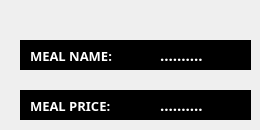
              <widget class="QWidget" name="page_14">
               <widget class="QLabel" name="label_89">
                <property name="geometry">
                 <rect>
                  <x>20</x>
                  <y>40</y>
                  <width>231</width>
                  <height>30</height>
                 </rect>
                </property>
                <property name="styleSheet">
                 <string notr="true">background-color:rgb(0,0,0)</string>
                </property>
                <property name="text">
                 <string/>
                </property>
               </widget>
               <widget class="QLabel" name="label_87">
                <property name="geometry">
                 <rect>
                  <x>20</x>
                  <y>90</y>
                  <width>231</width>
                  <height>30</height>
                 </rect>
                </property>
                <property name="styleSheet">
                 <string notr="true">background-color:rgb(0,0,0)</string>
                </property>
                <property name="text">
                 <string/>
                </property>
               </widget>
               <widget class="QLabel" name="label_65">
                <property name="geometry">
                 <rect>
                  <x>30</x>
                  <y>40</y>
                  <width>121</width>
                  <height>31</height>
                 </rect>
                </property>
                <property name="font">
                 <font>
                  <family>Mongolian Baiti</family>
                  <pointsize>10</pointsize>
                  <weight>75</weight>
                  <bold>true</bold>
                 </font>
                </property>
                <property name="styleSheet">
                 <string notr="true">background-color:none;
color:rgb(255, 255, 255)</string>
                </property>
                <property name="text">
                 <string>MEAL NAME:</string>
                </property>
               </widget>
               <widget class="QLabel" name="label_66">
                <property name="geometry">
                 <rect>
                  <x>30</x>
                  <y>90</y>
                  <width>121</width>
                  <height>31</height>
                 </rect>
                </property>
                <property name="font">
                 <font>
                  <family>Mongolian Baiti</family>
                  <pointsize>10</pointsize>
                  <weight>75</weight>
                  <bold>true</bold>
                 </font>
                </property>
                <property name="styleSheet">
                 <string notr="true">background-color:none;
color:rgb(255, 255, 255)</string>
                </property>
                <property name="text">
                 <string>MEAL PRICE:</string>
                </property>
               </widget>
               <widget class="QLabel" name="label_88">
                <property name="geometry">
                 <rect>
                  <x>160</x>
                  <y>40</y>
                  <width>80</width>
                  <height>30</height>
                 </rect>
                </property>
                <property name="font">
                 <font>
                  <family>Mongolian Baiti</family>
                  <pointsize>11</pointsize>
                  <weight>75</weight>
                  <bold>true</bold>
                 </font>
                </property>
                <property name="styleSheet">
                 <string notr="true">color:rgb(255,255,255);
background-color:rgb(0,0,0)</string>
                </property>
                <property name="text">
                 <string>..........</string>
                </property>
               </widget>
               <widget class="QLabel" name="label_90">
                <property name="geometry">
                 <rect>
                  <x>160</x>
                  <y>90</y>
                  <width>80</width>
                  <height>30</height>
                 </rect>
                </property>
                <property name="font">
                 <font>
                  <family>Mongolian Baiti</family>
                  <pointsize>11</pointsize>
                  <weight>75</weight>
                  <bold>true</bold>
                 </font>
                </property>
                <property name="styleSheet">
                 <string notr="true">color:rgb(255,255,255);
background-color:rgb(0,0,0)</string>
                </property>
                <property name="text">
                 <string>..........</string>
                </property>
               </widget>
              </widget>
